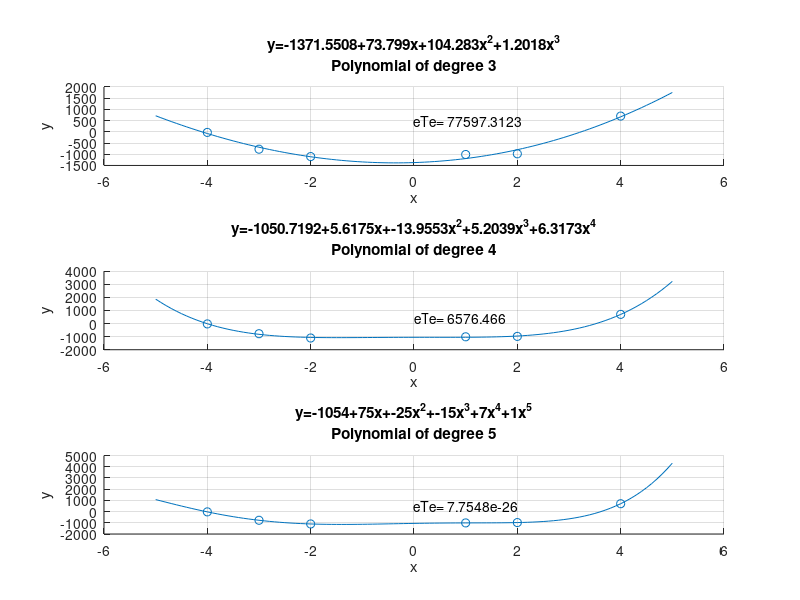

Reproduce this figure in MATLAB. (Note: this script raises an error after producing the figure.)
 % Lab 4 part 2
% Xiao, Tianqi 3371477
% 08.01.19
clear
x=[-4 -3 -2 1 2 4]';
y=[-26 -775 -1104 -1011 -980 702]';
%% degree of 3
% numbers of observations n = 6
% numbers of unknowns k = 3 + 1 = 4 
n=6;
k=4;
r=n-k;
% initialize design matrix A
A_1=zeros(n,k);
% build A
for i =1:k
A_1(:,i)=x.^(i-1);
end
% A_1
% compute coefficents
xhat_1=A_1\y
yhat_1=A_1*xhat_1
ehat_1=y-yhat_1
sumehat_1=ehat_1'*ehat_1
nsumehat_1=ehat_1'*ehat_1/r
% plot the polynomial
p=-5:0.1:5;
Y_1=xhat_1(1)+xhat_1(2).*p+xhat_1(3).*p.^2+xhat_1(4).*p.^3;
subplot(3,1,1)
scatter(x,y);hold on
plot(p,Y_1)
xlabel('x'); ylabel('y');
text(0,500,['eTe= ',num2str(sumehat_1)])
title({['y=',num2str(xhat_1(1)),'+',num2str(xhat_1(2)),'x+',num2str(xhat_1(3)),'x^2+',num2str(xhat_1(4)),'x^3'],'Polynomial of degree 3'})
grid on

%% degree of 4
% numbers of observations n = 6
% numbers of unknowns k = 4 + 1 = 5 
n=6;
k=5;
r=n-k;
% initialize design matrix A
A_2=zeros(n,k);
% build A
for i =1:k
A_2(:,i)=x.^(i-1);
end
% A_2
% compute coefficents
xhat_2=A_2\y
yhat_2=A_2*xhat_2
ehat_2=y-yhat_2
sumehat_2=ehat_2'*ehat_2;
nsumehat_2=ehat_2'*ehat_2/r;
p=-5:0.1:5;
Y_2=xhat_2(1)+xhat_2(2).*p+xhat_2(3).*p.^2+xhat_2(4).*p.^3+xhat_2(5).*p.^4;
subplot(3,1,2)
scatter(x,y);hold on
plot(p,Y_2)
xlabel('x'); ylabel('y');
text(0,500,['eTe= ',num2str(sumehat_2)])
title({['y=',num2str(xhat_2(1)),'+',num2str(xhat_2(2)),'x+',num2str(xhat_2(3)),'x^2+',num2str(xhat_2(4)),'x^3+',num2str(xhat_2(5)),'x^4'],['Polynomial of degree 4']})
grid on

%% degree of 5 
% numbers of observations n = 6
% numbers of unknowns k = 5 + 1 = 6 
n=6;
k=6;
r=n-k;
% initialize design matrix A
A_b=zeros(n,k);
% build A
for i =1:k
A_b(:,i)=x.^(i-1);
end
% A_b
% compute coefficents
xhat_b=A_b\y
yhat_b=A_b*xhat_b
ehat_b=y-yhat_b
sumehat_b=ehat_b'*ehat_b;
nsumehat_b=ehat_b'*ehat_b/r;

%plot the polynomial
p=-5:0.1:5;
Y_b=xhat_b(1)+xhat_b(2).*p+xhat_b(3).*p.^2+xhat_b(4).*p.^3+xhat_b(5).*p.^4+xhat_b(6).*p.^5;
subplot(3,1,3)
scatter(x,y);hold on
plot(p,Y_b)
xlabel('x'); ylabel('y');
text(0,500,['eTe= ',num2str(sumehat_b)])
title({['y=',num2str(xhat_b(1)),'+',num2str(xhat_b(2)),'x+',num2str(xhat_b(3)),'x^2+',num2str(xhat_b(4)),'x^3+',num2str(xhat_b(5)),'x^4+',num2str(xhat_b(6)),'x^5'],'Polynomial of degree 5'})
fprintf (['y=',num2str(xhat_b(1)),'+',num2str(xhat_b(2)),'x+',num2str(xhat_b(3)),'x^2+',num2str(xhat_b(4)),'x^3+',num2str(xhat_b(5)),'x^4+',num2str(xhat_b(6)),'x^5','Polynomial of degree 5'])
grid on


%% compute Li(x) 

polyLagrange(x,y)
